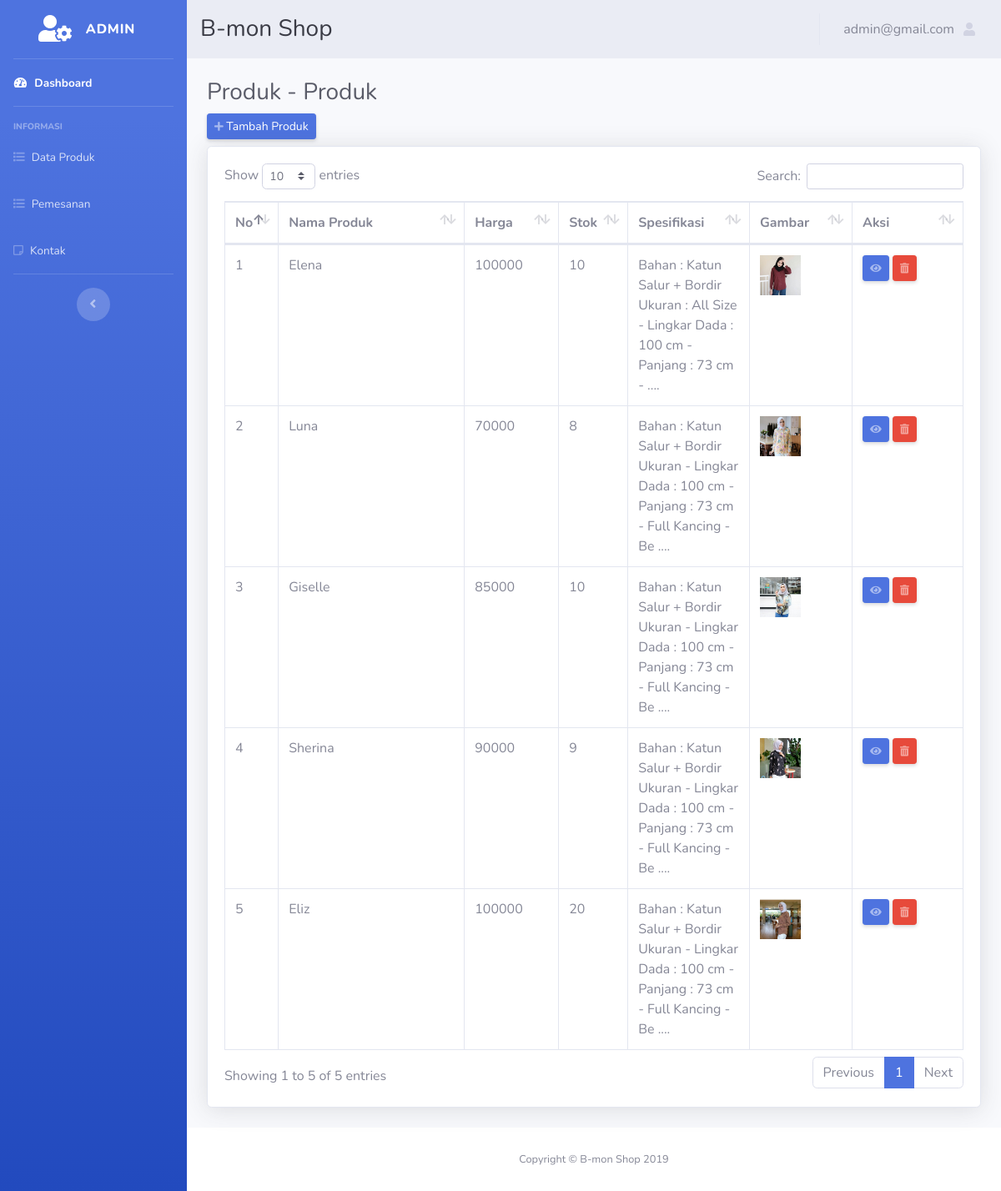
The page /admin/index.php?halaman=dataproduk (signed in) on the database its author committed.
### tables this page shows
CREATE TABLE `produk` (
  `id` int(4) NOT NULL,
  `nama_p` varchar(30) NOT NULL,
  `harga_p` int(15) NOT NULL,
  `stok_p` int(4) NOT NULL,
  `spesifikasi_p` varchar(500) NOT NULL,
  `gambar_p` varchar(30) NOT NULL
);

### admin/dataproduk.php (the view, shortened to what this page needs)
<div class="container-fluid">
 <h1 class="h3 mb-2 text-gray-800">Produk - Produk</h1>
 <a href="?halaman=tambahproduk" class="mb-2 btn btn-sm btn-primary shadow-sm"><i class="fas fa-plus fa-sm text-white-50"></i> Tambah Produk</a>
 <div class="card shadow mb-4">
   <div class="card-body">
     <div class="table-responsive">
       <table class="table table-bordered" id="dataTable" width="100%" cellspacing="0">
         <thead>
           <tr>
             <th width="10px">No</th>
             <th width="180px">Nama Produk</th>
             <th width="70px">Harga</th>
             <th width="40px">Stok</th>
             <th>Spesifikasi</th>
             <th width="80px">Gambar</th>
             <th width="90px">Aksi</th>
           </tr>
         </thead>
         <?php
         include 'koneksi.php';
         $mysql="SELECT * FROM produk";
         $query= mysqli_query($conn,$mysql);
         $nomor=1;
         while ($data=mysqli_fetch_array($query)) {
           ?>
             <tr>
               <td><?php echo $nomor++; ?></td>
               <td><?php echo $data['nama_p'];?></td>
               <td><?php echo $data['harga_p'];?></td>
               <td><?php echo $data['stok_p'];?></td>
               <td><?= substr($data['spesifikasi_p'], 0,100); ?> ....</td>
               <td><img width="50% px" src="img/produk/<?php echo $data['gambar_p'];?>"></td>
               <td>
                 <a href="?halaman=lihatproduk&nama_p=<?php echo $data['nama_p'];?>" class="mb-2 btn btn-sm btn-primary shadow-sm"><i class="fas fa-eye fa-sm text-white-50"></i></a>
                 <a href="?halaman=hapusproduk&nama_p=<?php echo $data['nama_p'];?>" class="mb-2 btn btn-sm btn-danger shadow-sm"><i class="fas fa-trash-alt fa-sm text-white-50"></i></a>
               </td>
             </tr>
             <?php
           }
           ?>
         </table>
       </div>
     </div>
   </div>
 </div>

### rows shown on the page
produk: nama_p "Elena", harga_p "100000", stok_p "10", spesifikasi_p "Bahan : Katun Salur + Bordir Ukuran : All Size - Lingkar Dada : 100 cm - Panjang : 73 cm -", gambar_p (picture)
produk: nama_p "Luna", harga_p "70000", stok_p "8", spesifikasi_p "Bahan : Katun Salur + Bordir Ukuran - Lingkar Dada : 100 cm - Panjang : 73 cm - Full Kancing - Be", gambar_p (picture)
produk: nama_p "Giselle", harga_p "85000", stok_p "10", spesifikasi_p "Bahan : Katun Salur + Bordir Ukuran - Lingkar Dada : 100 cm - Panjang : 73 cm - Full Kancing - Be", gambar_p (picture)
produk: nama_p "Sherina", harga_p "90000", stok_p "9", spesifikasi_p "Bahan : Katun Salur + Bordir Ukuran - Lingkar Dada : 100 cm - Panjang : 73 cm - Full Kancing - Be", gambar_p (picture)
produk: nama_p "Eliz", harga_p "100000", stok_p "20", spesifikasi_p "Bahan : Katun Salur + Bordir Ukuran - Lingkar Dada : 100 cm - Panjang : 73 cm - Full Kancing - Be", gambar_p (picture)

### other values the page prints
$_SESSION['user']['username'] "admin@gmail.com"
